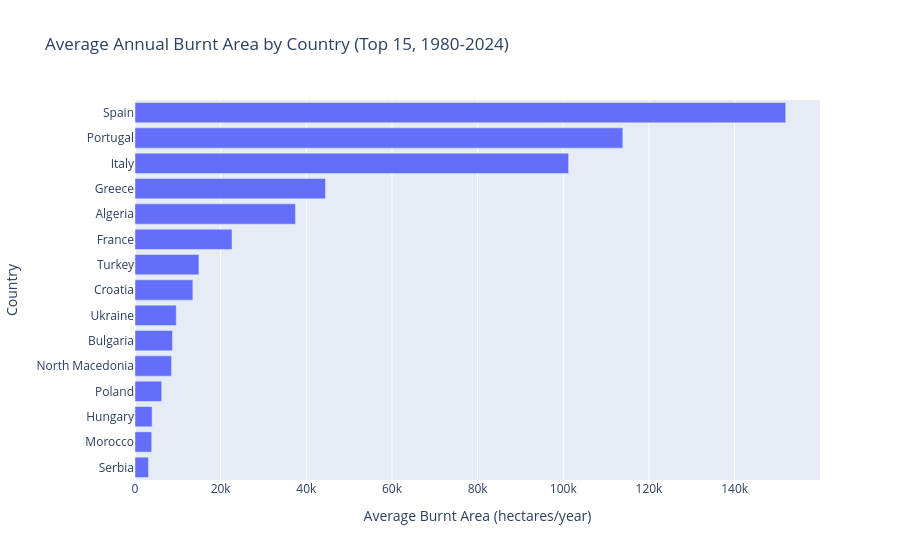

Notebook cell for this chart:
### Code cell
top15 = avg_by_country.head(15)

fig = px.bar(top15, x='burnt_area_ha', y='country_name', orientation='h',
             title='Average Annual Burnt Area by Country (Top 15, 1980-2024)',
             labels={'burnt_area_ha': 'Average Burnt Area (hectares/year)', 'country_name': 'Country'})
fig.update_layout(yaxis={'categoryorder': 'total ascending'})
fig.show()

### Figure 1 — Plotly figure (JSON) as saved in the notebook; plotly's stock layout.template omitted (floating-point values rounded to 4 significant figures)
{"data": [{"alignmentgroup": "True", "hovertemplate": "Average Burnt Area (hectares/year)=%{x}<br>Country=%{y}<extra></extra>", "legendgroup": "", "marker": {"color": "#636efa", "pattern": {"shape": ""}}, "name": "", "offsetgroup": "", "orientation": "h", "showlegend": false, "textposition": "auto", "type": "bar", "x": [151900.0, 113900.0, 101200.0, 44470.0, 37470.0, 22650.0, 14930.0, 13510.0, 9633.0, 8758.0, 8515.0, 6243.0, 3993.0, 3901.0, 3153.0], "xaxis": "x", "y": ["Spain", "Portugal", "Italy", "Greece", "Algeria", "France", "Turkey", "Croatia", "Ukraine", "Bulgaria", "North Macedonia", "Poland", "Hungary", "Morocco", "Serbia"], "yaxis": "y"}], "layout": {"barmode": "relative", "legend": {"tracegroupgap": 0}, "title": {"text": "Average Annual Burnt Area by Country (Top 15, 1980-2024)"}, "xaxis": {"anchor": "y", "domain": [0, 1], "title": {"text": "Average Burnt Area (hectares/year)"}}, "yaxis": {"anchor": "x", "categoryorder": "total ascending", "domain": [0, 1], "title": {"text": "Country"}}}}
